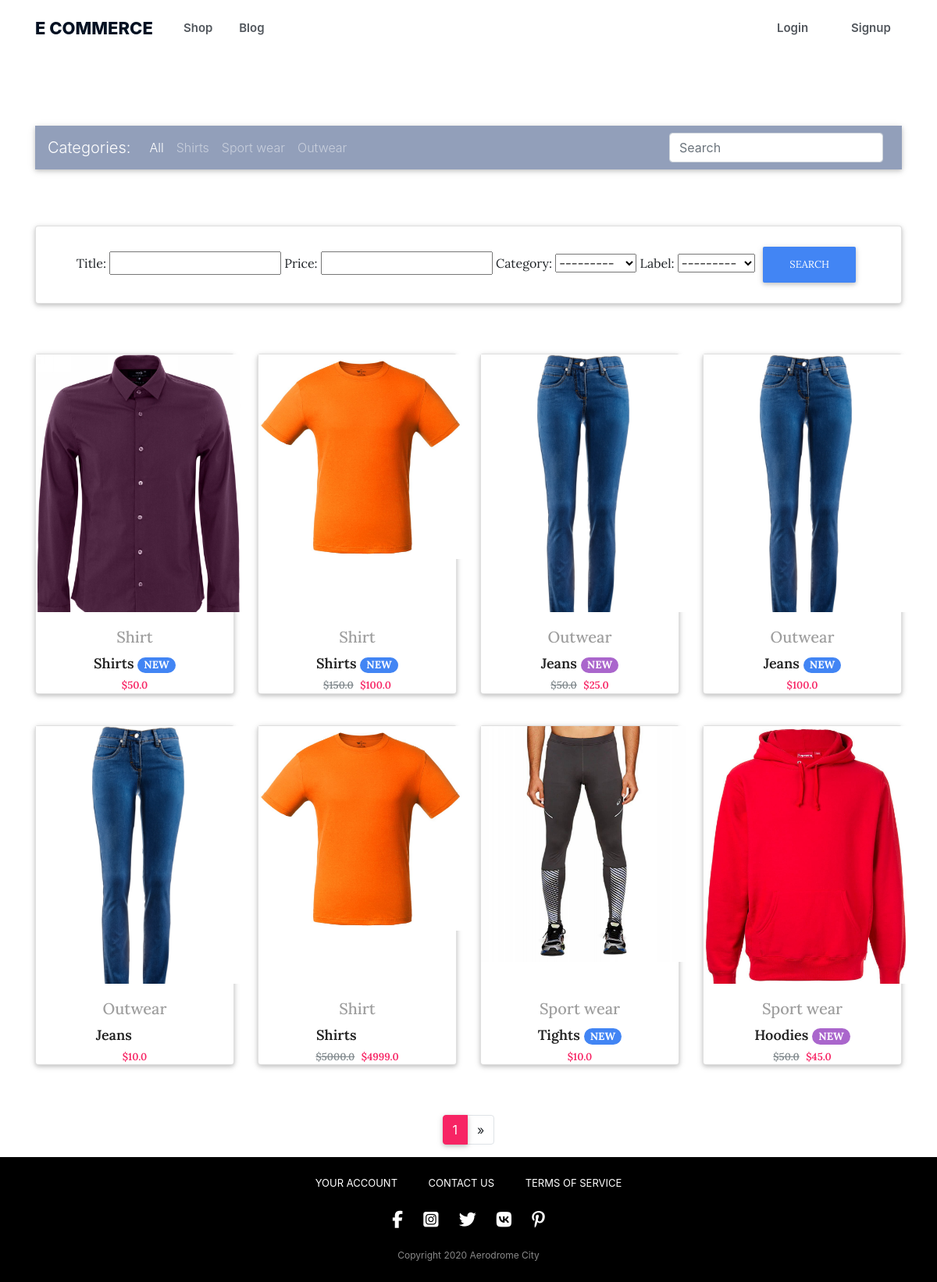
The page / on the database its author committed.
### store/models.py (models this page shows, shortened)
class Item(models.Model):
    title = models.CharField(max_length=100)
    price = models.FloatField()
    discount_price = models.FloatField(blank=True, null=True)
    category = models.CharField(choices=CAT_CHOICES, max_length=10)
    label = models.CharField(choices=LABEL_CHOICES, max_length=1)
    slug = models.SlugField()
    description = models.TextField()
    image = models.ImageField(blank=True, null=True)
    def get_absolute_url(self):
        return reverse("product", kwargs={
            'slug': self.slug
        })

### store/views.py (the view)
# urls.py: path('', HomeView.as_view(), name='home'),
class HomeView(ListView):
    model = Item
    paginate_by = 8
    template_name = 'store/home.html'
    def get_context_data(self, **kwargs):
        context = super(HomeView, self).get_context_data(**kwargs)
        if self.request.user.is_authenticated:
            order = Order.objects.filter(user=self.request.user, ordered=False)
            print(order)
            if order.exists():
                context[ 'cartItems' ] = order[0].get_cart_items
            else:
                context[ 'cartItems' ] = 0
        else:
            context[ 'cartItems' ] = 0
        myFilter = ItemsFilter(self.request.GET, Item.objects.all())
        context['filter'] = myFilter
        return context
    def get_queryset(self):
        return ItemsFilter(self.request.GET, queryset=Item.objects.all()).qs

### store/templates/store/home.html (shortened to what this page needs)
{% extends "store/base.html" %}
{% block content %}
    <main>
        <div class="container">
            <nav class="navbar navbar-expand-lg navbar-dark mdb-color lighten-3 mt-3 mb-5">
                <span class="navbar-brand">Categories:</span>
                <div class="collapse navbar-collapse" id="basicExampleNav">
                    <ul class="navbar-nav mr-auto">
                        <li class="nav-item active">
                            <a class="nav-link" href="{% url 'home' %}">All
                            </a>
                        </li>
                        <li class="nav-item">
                            <a class="nav-link" href="{% url 'content' 'Shirt' %}">Shirts</a>
                        </li>
                        <li class="nav-item">
                            <a class="nav-link" href="{% url 'content' 'Sport wear' %}">Sport wear</a>
                        </li>
                        <li class="nav-item">
                            <a class="nav-link" href="{% url 'content' 'Outwear' %}">Outwear</a>
                        </li>
                    </ul>
                    <form class="form-inline" action="{% url 'search_results' %}" method="GET">
                        <div class="md-form my-0">
                            <input class="form-control mr-sm-2" type="text" placeholder="Search" aria-label="Search"
                                   name="q">
                        </div>
                    </form>
                </div>
            </nav>
            <section class="text-center mb-4">
                {% include 'store/filters.html' %}
                <div class="row wow fadeIn">
                    {% for item in object_list %}
                        <div class="col-md-3">
                            <div class="card">
                                <div class="card__image" id="image">
                                    <img src="{{ item.image.url }}">
                                </div>
                                <div class="card__title">
                                    <a href="" class="grey-text">
                                        <h5>{{ item.get_category_display }}</h5>
                                    </a>
                                    {{ item.title }}
                                    <span class="badge badge-pill {{ item.get_label_display }}-color">NEW</span>
                                </div>
                                <div class="card__price">
                                    {% if item.discount_price %}
                                        <span>${{ item.price }}</span>
                                        ${{ item.discount_price }}
                                    {% else %}
                                        ${{ item.price }}
                                    {% endif %}
                                </div>
                            </div>
                        </div>
                    {% endfor %}
                </div>
            </section>
            {% if is_paginated %}
                <nav class="d-flex justify-content-center wow fadeIn">
                    <ul class="pagination pg-blue">
                        <li class="page-item active">
                            <a class="page-link" href="?page={{ page_obj.number }}">{{ page_obj.number }}
                            </a>
                        </li>
                        {% if page_obj.has_next %}
                            <li class="page-item">
                                <a class="page-link" href="?page={{ page_obj.next_page_number }}" aria-label="Next">
                                    <span aria-hidden="true">&raquo;</span>
                                </a>
                            </li>
                        {% endif %}
                    </ul>
                </nav>
            {% endif %}
        </div>
    </main>
{% endblock content %}

### static/css/main_style.css (style rules this page uses)
.card { font-family: 'Lora', serif; text-align: center; margin-bottom: 40px; }
.card__image { margin-bottom: 20px; position: relative; overflow: hidden; }
.card__image img { max-width: 100%; }
.card__title { color: #222; font-size: 18px; margin-bottom: 5px; font-weight: 600; }
.card__price { font-size: 13px; color: #f72464; font-weight: 600; }
.card__price span { color: #838B8F; text-decoration: line-through; margin-right: 5px; font-weight: 600; }
.navbar { position: relative; display: flex; flex-wrap: wrap; align-items: center; justify-content: space-between; padding: .5rem 1rem; font-weight: 300; box-shadow: 0 2px 5px 0 rgba(0, 0, 0, .16), 0 2px 10px 0 rgba(0, 0, 0, .12); margin-top: 200px; }
.mdb-color.lighten-3 { background-color: #929fba !important; }
.mb-0, .my-0 { margin-bottom: 0 !important; }
.mt-0, .my-0 { margin-top: 0 !important; }
.mb-5, .my-5 { margin-bottom: 3rem !important; }
.mt-3, .my-3 { margin-top: 1rem !important; }
.mb-4, .my-4 { margin-bottom: 1.5rem !important; }
.navbar-brand { display: inline-block; padding-top: .3125rem; padding-bottom: .3125rem; margin-right: 1rem; font-size: 1.25rem; line-height: inherit; white-space: nowrap; }
.navbar-collapse { flex-basis: 100%; flex-grow: 1; align-items: center; }
.collapse:not(.show) { display: none; }
.mr-auto, .mx-auto { margin-right: auto !important; }
.navbar-nav { display: flex; flex-direction: column; padding-left: 0; margin-bottom: 0; list-style: none; }
li { display: list-item; text-align: -webkit-match-parent; }
main { display: block; }
.container { width: 100%; padding-right: 15px; padding-left: 15px; margin-right: auto; margin-left: auto; }
.fadeIn { -webkit-animation-name: fadeIn; animation-name: fadeIn; }
.row { display: flex; flex-wrap: wrap; margin-right: -15px; margin-left: -15px; }
.badge { display: inline-block; padding: .25em .4em; font-size: 75%; font-weight: 700; line-height: 1; text-align: center; white-space: nowrap; vertical-align: baseline; border-radius: .25rem; transition: color .15s ease-in-out, background-color .15s ease-in-out, border-color .15s ease-in-out, box-shadow .15s ease-in-out; }
.badge, .badge-danger, .badge-dark, .badge-default, .badge-info, .badge-primary, .badge-secondary, .badge-success, .badge-warning { color: #fff !important; }
.justify-content-center { justify-content: center !important; }
.d-flex { display: flex !important; }
.text-center { text-align: center !important; }
div { display: block; }
.card, .navbar, .pagination .page-item.active .page-link { box-shadow: 0 2px 5px 0 rgba(0, 0, 0, .16), 0 2px 10px 0 rgba(0, 0, 0, .12); }
img { vertical-align: middle; border-style: none; }
.grey-text { color: #9e9e9e !important; }
.primary-color { background-color: #4285f4 !important; }
.badge-pill { padding-right: .6em; padding-left: .6em; border-radius: 10rem; }
.secondary-color { background-color: #a6c !important; }
.page-link { position: relative; display: block; padding: .5rem .75rem; margin-left: -1px; line-height: 1.25; color: #212529; background-color: #fff; border: 1px solid #dee2e6; }
.page-item.active .page-link { z-index: 1; color: #fff; background-color: #f72464; border-color: #f72464; }
.pagination.pg-blue .page-item.active .page-link, .pagination.pg-blue .page-item.active .page-link:hover { background-color: #f72464; }
#image { width: 262px; height: 330px; }

### rows shown on the page
Item: category "Shirt", title "Shirts", price "50.0"
Item: image (picture), category "Shirt", title "Shirts", price "150.0", discount_price "100.0"
Item: category "Outwear", title "Jeans", price "50.0", discount_price "25.0"
Item: category "Outwear", title "Jeans", price "100.0"
Item: category "Outwear", title "Jeans", price "10.0"
Item: image (picture), category "Shirt", title "Shirts", price "5000.0", discount_price "4999.0"
Item: category "Sport wear", title "Tights", price "10.0"
Item: category "Sport wear", title "Hoodies", price "50.0", discount_price "45.0"

### other values the page prints
{{ page_obj.number }} "1"
